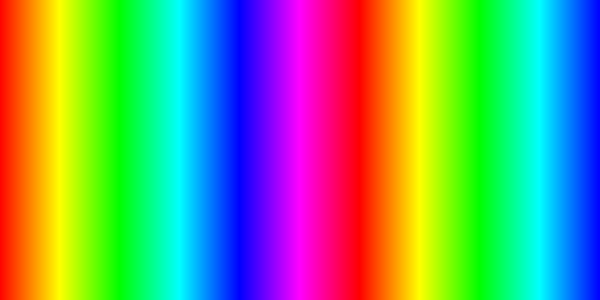
Frame 1 (no input)
Frame 60 (no input): identical to frame 1, image omitted
Frame 120 (the mouse pressed at the canvas centre since frame 60): identical to frame 1, image omitted

The p5.js sketch that drew this single still picture (run headless with seeded random() and noise() and a simulated clock; from frame 60 on, the mouse is pressed at the canvas centre):

// p5.js sketch
// ── sketch.js
function setup() {
  createCanvas(600, 300);
}

function draw() {
  background(255);
  noStroke();

  let stripeHeight = height / 5;

  //Bandera
  // Celeste
  fill(91, 206, 250);
  rect(0, 0, width, stripeHeight);
  // Rosa
  fill(245, 169, 184);
  rect(0, stripeHeight, width, stripeHeight);
  // Blanca
  fill(255);
  rect(0, 2 * stripeHeight, width, stripeHeight);
  // Rosa
  fill(245, 169, 184);
  rect(0, 3 * stripeHeight, width, stripeHeight);
  // Celeste
  fill(91, 206, 250);
  rect(0, 4 * stripeHeight, width, stripeHeight);

  // Circulos
  fill(255, 0, 0);
  circle(100, 150, 50);

  fill(0, 255, 0);
  circle(200, 150, 50);

  fill(0, 0, 255);
  circle(300, 150, 50);

  // Borde
  stroke(0);
  strokeWeight(5);
  noFill();
  rect(50, 50, 200, 100);

  // Figura
  noFill();
  stroke(150);
  strokeWeight(2);
  ellipse(400, 150, 80, 80);

  // Degradado
  noStroke();
  for (let i = 0; i < width; i++) {
    let c = map(i, 0, width, 0, 255);
    fill(c, 0, 255 - c);
    rect(i, 250, 1, 50);
  }

  // Arcoiris HSB
  colorMode(HSB);
  for (let i = 0; i < width; i++) {
    stroke(i % 360, 100, 100);
    line(i, 0, i, height);
  }
  
}
